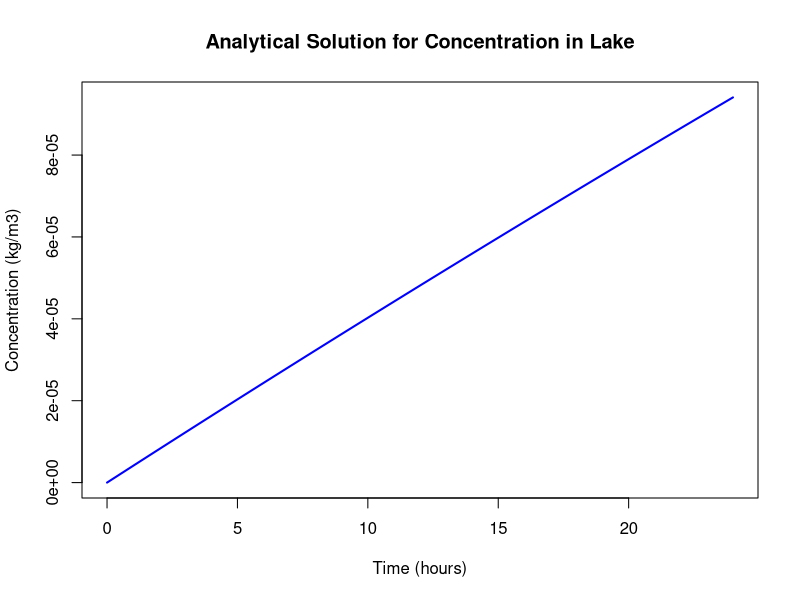

R code for this plot:
# Lake pollution box model

rm(list = ls())

# Parameters
C0 <- 0           # Initial concentration in the lake (kg/m3)
C1 <- 0.002       # Pollutant concentration in river 1 (kg/m3)
C2 <- 0.001       # Pollutant concentration in river 2 (kg/m3)
Q1 <- 7           # Discharge of river 1 (m3/s)
Q2 <- 100         # Discharge of river 2 (m3/s)
V  <- 1e8         # Lake volume (m3)

# Simplifications
a <- Q1 * C1 + Q2 * C2     # Pollutant inflow (kg/s)
b <- Q1 + Q2               # Total flow (m3/s)

# Time grid: 0 to 1 day, in seconds
time <- seq(0, 86400, by = 60)

# Analytical solution
C <- (a + (b * C0 - a) * exp(-b * time / V)) / b

# Result after 1 day
cat("Concentration after 1 day:", tail(C, 1), "kg/m3\n")

# Plot
plot(time / 3600, C, type = "l", col = "blue", lwd = 2,
     xlab = "Time (hours)", ylab = "Concentration (kg/m3)",
     main = "Analytical Solution for Concentration in Lake")
